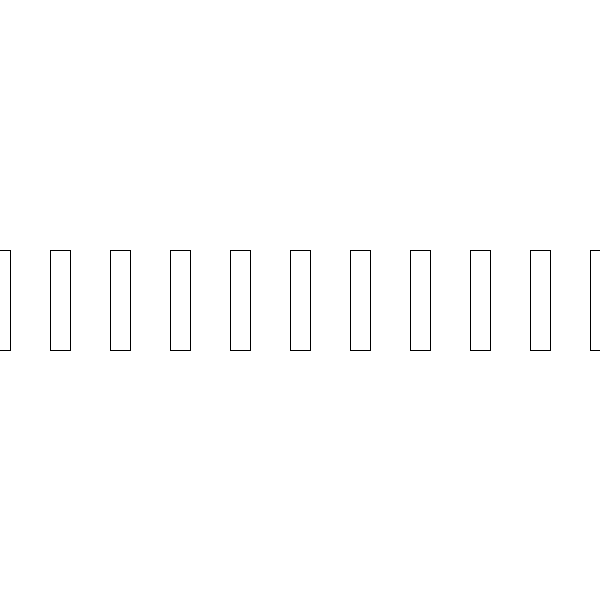
Frame 1 (no input)
Frame 60 (the mouse pressed at the canvas centre just before this capture): identical to frame 1, image omitted
Frame 120 (the mouse held since frame 60 and released just before this capture): identical to frame 1, image omitted

The Processing sketch that drew this single still picture (run headless with seeded random() and noise(); from frame 60 on, the mouse is pressed at the canvas centre):

// Processing sketch: w05_03_mapAndLoops
// ── w05_03_mapAndLoops.pde
// Code 1 FA_18
// Bryan Ma

// this code maps 10 rectangles across the screen, using a for loop to draw them.

// change the code sp that it draws 20 rectangles instead of 10, 
// and maps them across the screen so that you can see all 20.
// after that, change yPos so that it maps their position in the y-dimension as well,
// drawing a diagonal line of rectangles from the top left to the bottom right.

void setup() {
  size(600, 600);
  rectMode(CENTER);
}

void draw() {
  background(255);
  
  for (int i = 0; i <= 10; i++) {
    
    float xPos = map(i, 0, 10, 0, width);
    float yPos = height/2;

    rect(xPos, yPos, 20, 100);    
  }
}
